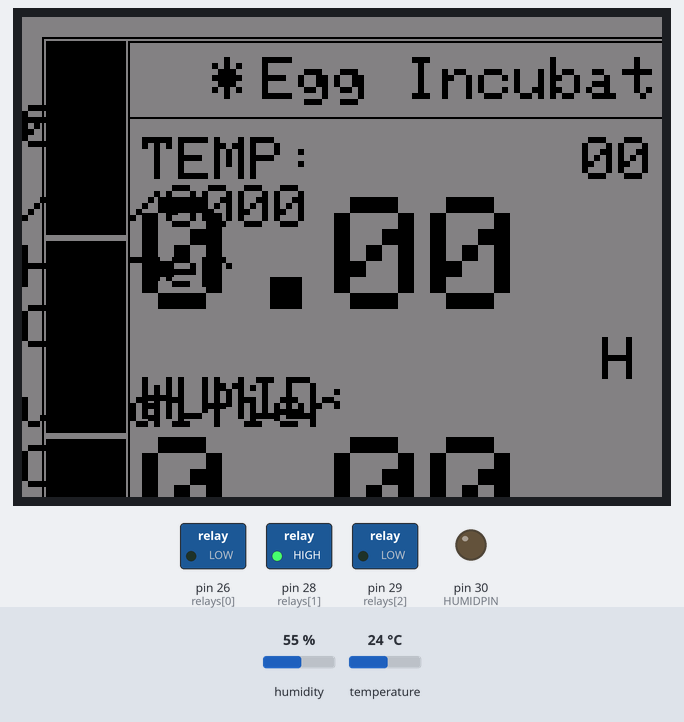
Bench run of a sketch on a simulated Arduino Mega 2560, built with avr-gcc and run on an emulated ATmega2560. Parts: 320×240 colour display, switched loads named in the sketch (green lamp = pin HIGH), output pins drawn as LEDs (lit = HIGH). Inputs (shaded band) come from the test bench; at power-on: humidity 55 %, temperature 24 °C. The local clock reads 2024-03-15 10:24:30 at power-on unless the sketch sets it; what the sketch prints to the serial monitor is not drawn.

Above: at 11.5 s.
11.6 s: humidity set to 22 %
At 12.36 s:
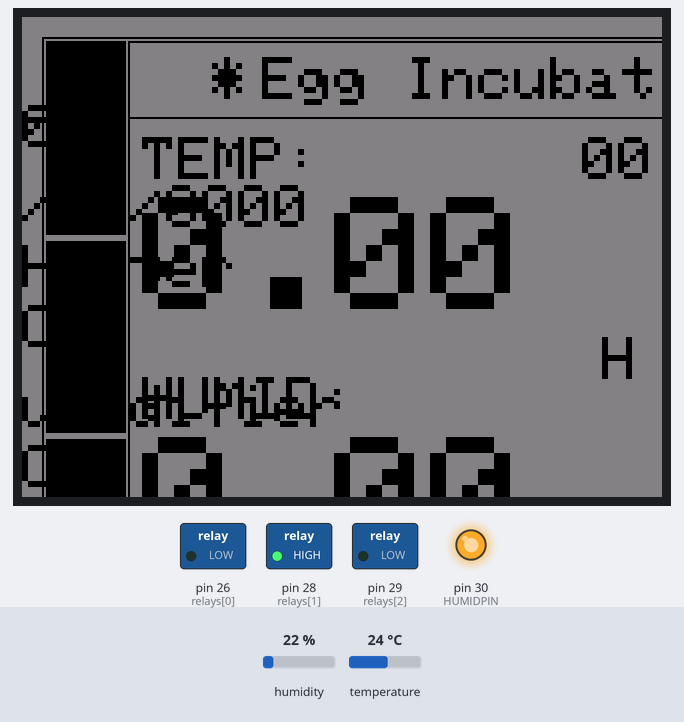
14.1 s: humidity set to 59 %
16.6 s: humidity set to 62 %
At 21.4 s:
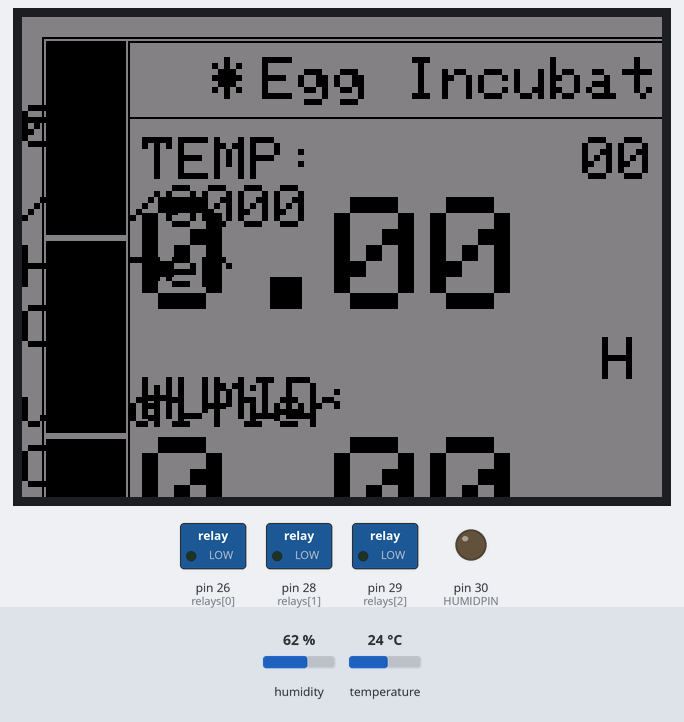
22.1 s: temperature set to 36.9 °C
24.6 s: temperature set to 38.4 °C
At 25.1 s:
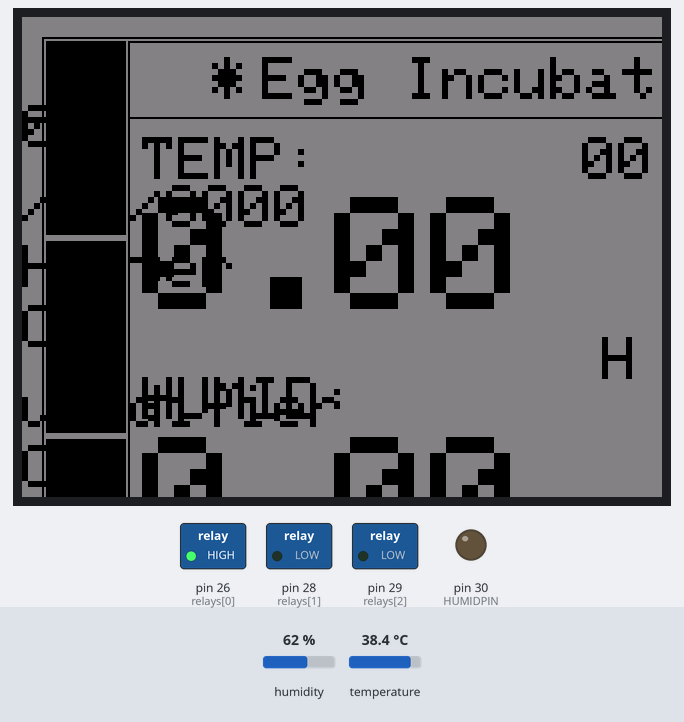
27.1 s: humidity set to 40 %
At 28.64 s:
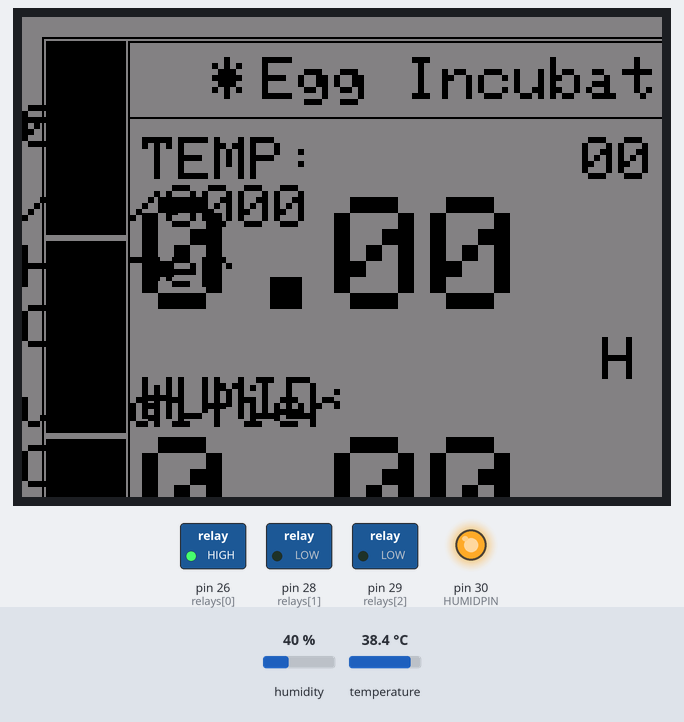
Timing chart, 0 to 30.2 s (numbered marks = the images above; inputs shaded):
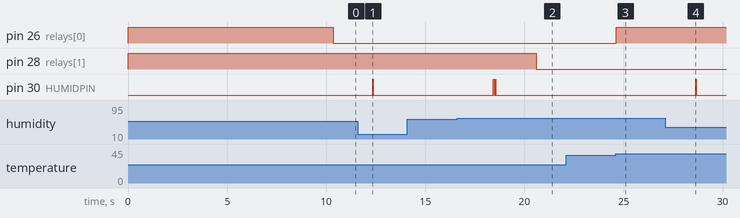

Measured:
- the behaviour switches between 60 and 61 % on humidity (found by bisection; images 1 and 2)
- the behaviour switches between 37.7 and 37.8 °C on temperature (found by bisection; images 2 and 3)
- after the input at 11.6 s, pin 30 (HUMIDPIN): LOW → HIGH after 0.75 s, → LOW 0.03 s later
- after the input at 14.1 s, every drawn part: stays the same
- after the input at 16.6 s, pin 30 (HUMIDPIN): alternates HIGH for 0.04 s and LOW for 0.04 s, 4 changes in all, then stays LOW, starting after 1.8 s
- after the input at 22.1 s, every drawn part: stays the same
- after the input at 24.6 s, pin 26 (relays[0]): LOW → HIGH at once
- after the input at 27.1 s, pin 30 (HUMIDPIN): LOW → HIGH after 1.5 s, → LOW 0.03 s later

The sketch:

egv2.ino
```cpp
#include <virtuabotixRTC.h>
#include <DHT.h>
#include <Adafruit_GFX.h>
#include <MCUFRIEND_kbv.h>
#include <Fonts/FreeMonoBold9pt7b.h>

MCUFRIEND_kbv tft;
#define BLACK   0x0000
#define BLUE    0x001F
#define RED     0xF800
#define GREEN   0x07E0
#define CYAN    0x07FF
#define MAGENTA 0xF81F
#define YELLOW  0xFFE0
#define WHITE   0xFFFF
#define GRAY    0x8410

#define DHTPIN 31
#define DHTTYPE DHT22
#define HUMIDPIN 30
#define HumidPin 30


virtuabotixRTC timeit(23,22,24);

DHT dht(DHTPIN, DHTTYPE);
// DHT dht(0, DHT22);
uint8_t relays[3] = {26, 28, 29};

bool isHeaterOn;
bool isHumidOn;
bool isMotorOn;
float temp, humid, lasttemp, lasthumid;
String lastDate;
String datenow = "00/00/0000";
int lastTemp;
int lastHumid;
String lastRelayState[] = {"","",""};
int lastHours, lastMinutes;
String lastFrameSymble;

bool humidifierState = false;

uint8_t beginDayTime[4] = {0,0,0,0};
uint8_t lastDayTime[4] = {0,0,0,0};
uint8_t deviceUpTime[4] = {0,0,0,0};

int MotorRunDuration = 12000;
int MotorDelay = 20000;
uint32_t LastSeconds = 0;
int UpTimeSeconds;

int currHour;
int currMinute;
int toThisDay;
int toThisMonth;
int toThisYear;

int operatingdays = 840;

int candling[2] = {7, 14};
int calibrationHumidAndTemp = 19;

uint8_t maximumTemp = 37.5;
uint8_t minimumTemp = 35.5;
uint8_t maximumHumid = 55;
uint8_t minimumHumid = 45;

const int controlPin = 33;

int onHour = 19;     // 7 PM
int onMinute = 45;
int offHour = 5;     // 5 AM
int offMinute = 30;


void setRelay(uint8_t relay, bool relayState){
  digitalWrite(relays[relay], relayState);
}
void testRelays(){
  Serial.println("Relay Testing Setup");
  for(int i=0;i<*(&relays + 1)-relays;i++){
    digitalWrite(relays[i], 0x1);
    delay(1000);
    digitalWrite(relays[i], 0x0);
    delay(1000);
    Serial.println(relays[i]);
  }
  Serial.println("Relays Setup Done Testing@");
  delay(5000);
}

void SetupScreen(){
  uint16_t ID = tft.readID();

  if(ID == 0x6814){
    Serial.println("Found 0x6814 Screen ");
  }else{
    Serial.print("Unknown Screen ID: 0x");
    Serial.println(ID, HEX);
  }
  tft.begin(0x6814);
  tft.setRotation(1);
  tft.fillScreen(BLACK);
}

void MainScreen(){
  tft.fillScreen(GRAY);
  tft.drawRect(10, 10, 460, 300, BLACK);
  tft.drawRect(53, 12, 415, 296, BLACK);
  tft.drawRect(53, 12, 415, 296, BLACK);
  tft.drawLine(53, 50, 465, 50, BLACK);
  tft.fillRect(12, 12, 40, 97, BLACK);
  tft.fillRect(12, 112, 40, 96, BLACK);
  tft.fillRect(12, 211, 40, 97, BLACK);
  drawString(120, 20, BLACK, 3, "Egg Incubator");
  drawString(60, 60, BLACK, 3, "TEMP: ");
  drawString(60, 180, BLACK, 3, "HUMID: ");
  drawString(330, 90, BLACK, 3, "Heater");
  drawString(290, 160, BLACK, 3, "Humidifier");
  drawString(340, 230, BLACK, 3, "Motor");


}
void drawValues(float temp, float humid){

  drawString(60, 90, BLACK, 8, String(temp));//+char(0xF7)+"C"
  drawString(60, 210, BLACK, 8, String(humid));
  drawString(280,60, BLACK, 3, datenow);
  drawString(370, 20, BLACK, 3, String(timeit.hours)+":"+String(timeit.minutes));
  if((timeit.seconds % 2) == 0){
    drawString(95, 20, BLACK, 3, "*");
    lastFrameSymble = "*";
  }else{
    drawString(95, 20, BLACK, 3, "#");
    lastFrameSymble = "#";
  }
  if(isHeaterOn){
    tft.fillRect(340, 115, 70, 30, GREEN);
    drawString(350, 120, BLACK, 3, " ON");
  }else{
    tft.fillRect(340, 115, 70, 30, RED);
    drawString(350, 120, BLACK, 3, "OFF");
  }
  if(humidifierState){
    tft.fillRect(340, 185, 70, 30, GREEN);
    drawString(350, 190, BLACK, 3, " ON");
  }else{
    tft.fillRect(340, 185, 70, 30, RED);
    drawString(350, 190, BLACK, 3, "OFF");
  }
  if(isMotorOn){
    tft.fillRect(340, 255, 70, 30, GREEN);
    drawString(350, 260, BLACK, 3, " ON");
  }else{
    tft.fillRect(340, 255, 70, 30, RED);
    drawString(350, 260, BLACK, 3, "OFF");
  }

  lasttemp = temp; lasthumid = humid; lastDate = datenow;
  lastHours = timeit.hours; lastMinutes = timeit.minutes;
}
void destroyValues(){
  drawString(60, 90, GRAY, 8, String(lasttemp));
  drawString(60, 210, GRAY, 8, String(lasthumid));
  drawString(280,60, GRAY, 3, lastDate);
  drawString(370, 20, GRAY, 3, String(lastHours)+":"+String(lastMinutes));
  drawString(95, 20, GRAY, 3, lastFrameSymble);
  // drawString(350, 120, GRAY, 3, lastRelayState[0]);
  // drawString(350, 190, GRAY, 3, lastRelayState[1]);
  // drawString(350, 260, GRAY, 3, lastRelayState[2]);

}
void drawString(uint16_t x,uint16_t y,uint16_t color, uint16_t textsize, String msg){
  tft.setCursor(x, y);
  tft.setTextColor(color);
  tft.setTextSize(textsize);
  tft.print(msg);
}


// void updateRelayState(){
//   if(digitalRead(relays[0]) == LOW){
//     isHeaterOn = true;
//   }else{
//     isHeaterOn = false;
//   }
//   if(digitalRead(relays[1]) == LOW){
//     isMotorOn = true;
//   }else{
//     isMotorOn = false;
//   }
//   if(digitalRead(relays[2]) == HIGH){
//     isHumidOn = true;
//   }else{
//     isHumidOn = false;
//   }

//   Serial.print("( Heater ");
//   if(isHeaterOn){
//     Serial.print("On");
//   }else{
//     Serial.print("Off");
//   }
//   Serial.print(", Humid: ");
//   if(humidifierState){
//     Serial.print("On");
//   }else{
//     Serial.print("Off");
//   }
//   Serial.print(", Motor: ");
//   if(isMotorOn){
//     Serial.print("On");
//   }else{
//     Serial.print("Off");
//   }
//   Serial.print(" ) ");
// }
void testingRelays(){
  if(timeit.minutes & 3 == 0){
    setRelay(2, true);
    setRelay(1, false);
    setRelay(0, false);
  }
  else if(timeit.minutes % 2 == 0){
    setRelay(2, false);
    setRelay(1, false);
    setRelay(0, true);
  }
  else if(timeit.minutes % 2 == 1){
    setRelay(2, false);
    setRelay(1, true);
    setRelay(0, false);
  }
}

void setDayTimeEnd(){
  beginDayTime[0] = timeit.month;
  beginDayTime[1] = timeit.dayofmonth;
  beginDayTime[2] = timeit.hours;
  beginDayTime[3] = timeit.minutes;

  lastDayTime[0] = beginDayTime[0];
  lastDayTime[1] = beginDayTime[1] + 21;
  lastDayTime[2] = beginDayTime[2];
  lastDayTime[3] = beginDayTime[3];
  Serial.println("Date Begin and EndTIme Has Been Set!!");
  printTheBeginAndEndTime();
}
void printTheBeginAndEndTime(){
  Serial.print("( ");
  for(uint8_t i = 0;i<*(&beginDayTime + 1)-beginDayTime;i++){
    Serial.print(beginDayTime[i]);
    Serial.print(":");
  }
  Serial.print(" -> ");
  for(uint8_t i = 0;i<*(&lastDayTime + 1)-lastDayTime;i++){
    Serial.print(lastDayTime[i]);
    Serial.print(":");
  }
  Serial.print(" ) ");
}

void upTime(){
  timeit.updateTime();
  deviceUpTime[0] = timeit.month - beginDayTime[0];
  deviceUpTime[1] = timeit.dayofmonth - beginDayTime[1];
  deviceUpTime[2] = timeit.hours - beginDayTime[2];
  deviceUpTime[3] = timeit.minutes - beginDayTime[3];

  Serial.print(" ( Uptime: ");Serial.print(deviceUpTime[0]);
  Serial.print(":");Serial.print(deviceUpTime[1]);
  Serial.print(":");Serial.print(deviceUpTime[2]);
  Serial.print(":");Serial.print(deviceUpTime[3]);
  Serial.print(") ");
}
void upTimeSeconds(){
  Serial.print(" (");
  Serial.print(UpTimeSeconds);
  Serial.print(") ");
  char dateString[11];
  sprintf(dateString, "%02d/%02d/%04d", timeit.dayofmonth, timeit.month, timeit.year);
  datenow = String(dateString);
}

void ChangeHumidifierState(){
  int changeStateDelay = 25;
  digitalWrite(HUMIDPIN, HIGH);
  delay(changeStateDelay);
  digitalWrite(HUMIDPIN, LOW);
  delay(changeStateDelay);
  digitalWrite(HUMIDPIN, HIGH);
  delay(changeStateDelay);
  digitalWrite(HUMIDPIN, LOW);
  delay(changeStateDelay);
}

void TemperatureAndHumidityLogic(){
  if(dht.readTemperature() > 37.7){
    setRelay(0, true);
  }if(dht.readTemperature() < 35){
    setRelay(0, false);
  }
  //55 - 60 operating 1 to 18 days
  //80 - 95 operating 19 to 21 days
  if(dht.readHumidity() > 60 && humidifierState){
    humidSwitchOff();
    Serial.print("( Switching Off Humid!! )");
  }else if(dht.readHumidity() < 55 && !humidifierState){
    humidSwitchOn();
    Serial.print("( Switching On Humid!! )");
  }
}

void humidSwitchOff(){
  uint8_t processdelay = 40;
  digitalWrite(HumidPin, HIGH);
  delay(processdelay);
  digitalWrite(HumidPin, LOW);
  delay(processdelay);
  digitalWrite(HumidPin, HIGH);
  delay(processdelay);
  digitalWrite(HumidPin, LOW);
  delay(processdelay);
  humidifierState = false;
}
void humidSwitchOn(){
  uint8_t processdelay = 30;
  digitalWrite(HumidPin, HIGH);
  delay(processdelay);
  digitalWrite(HumidPin, LOW);
  delay(processdelay);
  humidifierState = true;
}

void MotorRotateBeta(){
  if(!isMotorOn && (millis() - LastSeconds) >= MotorDelay){
    setRelay(1, false);
    LastSeconds = millis();
  }
  if(isMotorOn && (millis() - LastSeconds) >= MotorRunDuration){
    setRelay(1, true);
  }
}

void printRtcTime(){
  Serial.print("Current Time: ");
  Serial.print(timeit.hours);
  Serial.print(":");
  Serial.print(timeit.minutes);
  Serial.print(":");
  Serial.print(timeit.seconds);
  Serial.print(" ");

  // Display the current date
  Serial.print(timeit.dayofmonth);
  Serial.print("/");
  Serial.print(timeit.month);
  Serial.print("/");
  Serial.print(timeit.year);

}
void readTemperatureAndHumid(){
  temp = dht.readTemperature();
  humid = dht.readHumidity();
  if(isnan(temp) || isnan(humid)){
    Serial.print("( ERROR: DHT22 Lost Connection!! )");
  }else{
    Serial.print("( Temp: ");Serial.print(temp);
    Serial.print(" , Humid: ");Serial.print(humid);
    Serial.print(" )");
  }
}
void switchSolarMode(){
  if (isTimeInRange(currHour, currMinute, onHour, onMinute, offHour, offMinute)) {
    digitalWrite(controlPin, HIGH);  // ON
  } else {
    digitalWrite(controlPin, LOW);   // OFF
  }
}

bool isTimeInRange(int h, int m, int onH, int onM, int offH, int offM) {
  int now = h * 60 + m;
  int on = onH * 60 + onM;
  int off = offH * 60 + offM;

  if (on < off) {
    return now >= on && now < off; // same day range
  } else {
    return now >= on || now < off; // overnight range
  }
}
void Logics(){
  // testingRelays();
  MotorRotateBeta();
  // upTime();
  // printTheBeginAndEndTime();
  // readTemperatureAndHumid();
  TemperatureAndHumidityLogic();

  if(timeit.dayofmonth == calibrationHumidAndTemp){
    maximumTemp = 37.5;
    minimumTemp = 35.5;
    maximumHumid = 75;
    minimumHumid = 65;
  }
}
void setup(){
  Serial.begin(9600);
  dht.begin();
  for(int i=0;i<3;i++){
    pinMode(relays[i], OUTPUT);
    if(relays[i] == 29){
      digitalWrite(relays[i], LOW);
    }else{
      digitalWrite(relays[i], HIGH);
    }
  }
  pinMode(HUMIDPIN, OUTPUT);
  pinMode(HumidPin, OUTPUT);
  SetupScreen();
  MainScreen();
  drawValues(temp, humid);
  timeit.updateTime();
  // timeit.setDS1302Time(0, 26, 23, 3, 12, 3, 2025);
  // tft.fillScreen("BLUE");
  delay(10000);
}
void loop(){
  UpTimeSeconds = millis();
  timeit.updateTime();
  currHour = timeit.hours;
  currMinute = timeit.minutes;
  // upTimeSeconds();
  // upTime();
  // printRtcTime();
  // updateRelayState();
  Logics();
  Serial.print("\n");

  // destroyValues();
  // drawValues(temp, humid);
  // ChangeHumidifierState();

  delay(1000);
}
```
